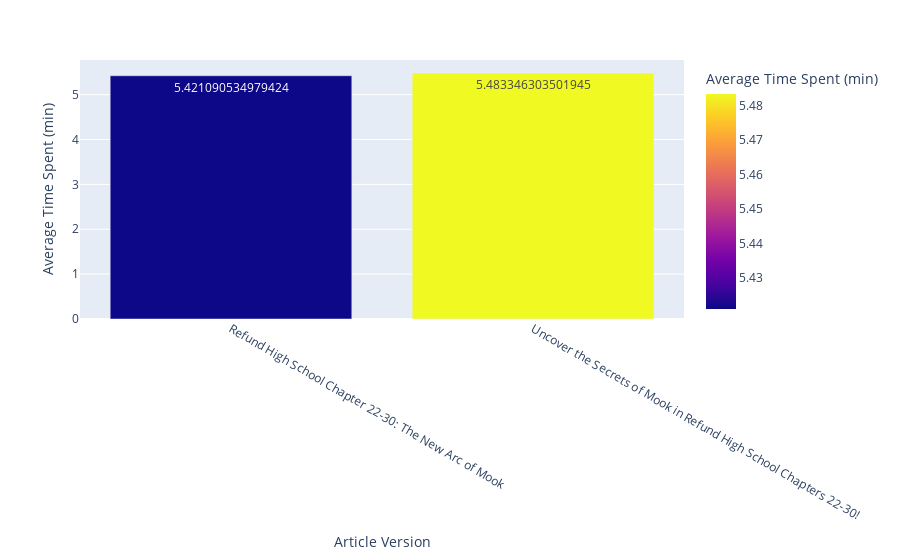

Write notebook code for a chart like this one.
### Markdown cell above
## 5.1 Average Time Spent on Page - Articles

### Code cell
fig = px.bar(
    performance_metrics,
    x='Version',
    y='Average_Time_Spent',
    labels={'Average_Time_Spent': 'Average Time Spent (min)', 'Version': 'Article Version'},
    text='Average_Time_Spent',  
    color='Average_Time_Spent',  
    color_continuous_scale=px.colors.sequential.Plasma
)
# Show the figure
fig.show()

### Figure 1 — Plotly figure (JSON) as saved in the notebook; plotly's stock layout.template omitted (floating-point values rounded to 4 significant figures)
{"data": [{"alignmentgroup": "True", "hovertemplate": "Article Version=%{x}<br>Average Time Spent (min)=%{marker.color}<extra></extra>", "legendgroup": "", "marker": {"color": [5.421, 5.483], "coloraxis": "coloraxis", "pattern": {"shape": ""}}, "name": "", "offsetgroup": "", "orientation": "v", "showlegend": false, "text": [5.421, 5.483], "textposition": "auto", "type": "bar", "x": ["Refund High School Chapter 22-30: The New Arc of Mook", "Uncover the Secrets of Mook in Refund High School Chapters 22-30!"], "xaxis": "x", "y": [5.421, 5.483], "yaxis": "y"}], "layout": {"autosize": true, "barmode": "relative", "coloraxis": {"colorbar": {"title": {"text": "Average Time Spent (min)"}}, "colorscale": [[0, "#0d0887"], [0.1111, "#46039f"], [0.2222, "#7201a8"], [0.3333, "#9c179e"], [0.4444, "#bd3786"], [0.5556, "#d8576b"], [0.6667, "#ed7953"], [0.7778, "#fb9f3a"], [0.8889, "#fdca26"], [1, "#f0f921"]]}, "legend": {"tracegroupgap": 0}, "margin": {"t": 60}, "xaxis": {"anchor": "y", "autorange": true, "domain": [0, 1], "range": [-0.5, 1.5], "title": {"text": "Article Version"}, "type": "category"}, "yaxis": {"anchor": "x", "autorange": true, "domain": [0, 1], "range": [0, 5.772], "title": {"text": "Average Time Spent (min)"}, "type": "linear"}}}
